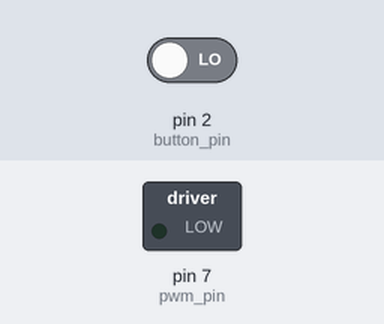
The sketch below on a simulated Arduino Uno, built with avr-gcc and run on an emulated ATmega328P. Shown: switched loads named in the sketch (green lamp = pin HIGH). Inputs (shaded band) come from the test bench; at power-on: pin 2 (button_pin) LOW.

Above: at 0.15 s.
Timing chart, 0 to 1.6 s (numbered marks = the images above):
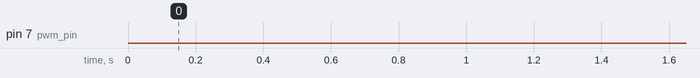

The sketch:

sg90_micro_servo_motor_constant_rotation.ino
```cpp
// Time in microseconds
unsigned long pwm_period = 20000;
unsigned long init_width = 550;
unsigned long inc = 25; // Increment of the pulse width every 2 seconds
int status = 1;
unsigned long init_time;

int button_pin = 2; // Interrupt pin
int button_stat = 1;

int pwm_pin = 7;

void setup() {
  // put your setup code here, to run once:
  pinMode(pwm_pin, OUTPUT);
  init_time = micros();
  init_width = 550;
  // Interrupt
  // Use RISING since I am using pull-up resistor switch type
  attachInterrupt(digitalPinToInterrupt(button_pin), interrupt, RISING);
}

void loop() {
  // put your main code here, to run repeatedly:

  // Record the current time
  unsigned long curr_time = micros();


  // This is for rotation at a single angle
  // This creates the required 20-ms cycle and the pulse width
  if (curr_time - init_time < pwm_period) {
    if (curr_time - init_time < init_width) {
      digitalWrite(pwm_pin, 1);
    }
    else {
      digitalWrite(pwm_pin, 0);
    }
  }
  // This resets the initial time when the cycle is finished
  else {
    init_time = micros();
  }

  // Check if button_stat = 1 so that continue scanning
  if (button_stat == 1) {
    // This changes the pulse width every 2 s by incrementing it
    // This translates to the "scanning" or rotation of the shaft
    if (curr_time - init_time > 2000000) {
      if (status == 1) {
        init_width += inc;
        if (init_width > 2400) {
          init_width = 2400;
          status = - 1;
        }
      }

      else if (status == - 1){
        init_width -= inc;
        if (init_width < 550) {
          init_width = 550;
          status = 1;
        }
      }
    }
  }
}

// Interrupt
void interrupt() {
  button_stat = !button_stat;
}
```
